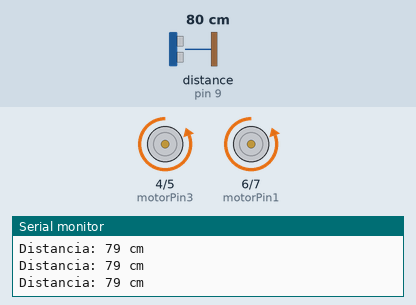
A sketch run on a simulated Arduino Uno, built with avr-gcc and run on an emulated ATmega328P. On the bench: motor-driver pin pairs drawn as motors (green arrow = first pin HIGH = forward, orange = second pin HIGH = backward, longer = more drive), the last lines printed to the serial monitor. Wiring (inferred from the names in the program): ultrasonic range finder: trigger pin 8; echo pin 9. The test bench sets the inputs (shaded band); at power-on: distance to the obstacle (sensor on pin 9) 80 cm. The echo pulse lasts 58.3 µs per cm.

Above: at 1.2 s.
1.3 s: distance to the obstacle (sensor on pin 9) set to 23 cm
2.8 s: distance to the obstacle (sensor on pin 9) set to 19 cm
At 3.4 s:
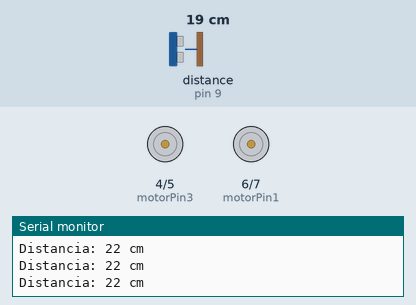
5.8 s: distance to the obstacle (sensor on pin 9) set to 60 cm
At 6.9 s:
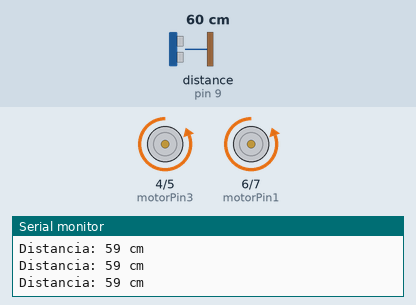
7.3 s: distance to the obstacle (sensor on pin 9) set to 2 cm
At 10.1 s:
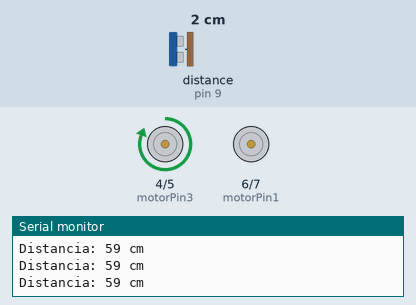
Timing chart, 0 to 11.3 s (numbered marks = the images above; inputs shaded):
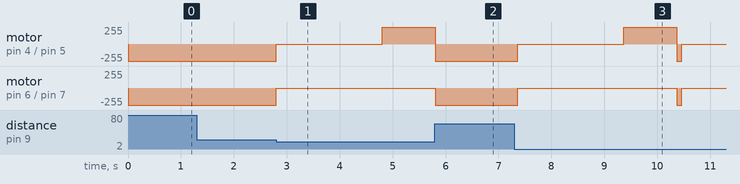

Measured:
- the behaviour switches between 21 and 20 cm on distance to the obstacle (sensor on pin 9) (found by bisection; images 0 and 1)
- after the input at 2.8 s, motor on pin 4 (motorPin3) / pin 5 (motorPin4): backward 255/255 → stopped at once, → forward 255/255 2.0 s later; motor on pin 6 (motorPin1) / pin 7 (motorPin2): backward 255/255 → stopped at once
- after the input at 5.8 s, motor on pin 4 (motorPin3) / pin 5 (motorPin4), motor on pin 6 (motorPin1) / pin 7 (motorPin2): goes on until 5.8 s, then stays backward 255/255
- after the input at 7.3 s, motor on pin 4 (motorPin3) / pin 5 (motorPin4): backward 255/255 → stopped after 0.07 s, → forward 255/255 2.0 s later, → backward 255/255 1.0 s later, → stopped 0.10 s later; motor on pin 6 (motorPin1) / pin 7 (motorPin2): backward 255/255 → stopped after 0.07 s, → backward 255/255 3.0 s later, → stopped 0.10 s later

The sketch:

laberinto2.ino
```cpp
  const int trigPin = 8;    // Pin de trig del sensor de ultrasonido
const int echoPin = 9;    // Pin de echo del sensor de ultrasonido
const int motorPin1 = 6;  // Pin 1 del puente H para controlar el motor 1 (IN1)
const int motorPin2 = 7;  // Pin 2 del puente H para controlar el motor 1 (IN2)
const int motorPin3 = 4;  // Pin 1 del puente H para controlar el motor 2 (IN3)
const int motorPin4 = 5;  // Pin 2 del puente H para controlar el motor 2 (IN4)

const int distanceThreshold = 20; // Umbral de distancia para detectar obstáculos
const int clearThreshold = 25;    // Umbral de distancia para dejar de girar

void setup() {
  Serial.begin(9600);
  pinMode(trigPin, OUTPUT);
  pinMode(echoPin, INPUT);
  pinMode(motorPin1, OUTPUT);
  pinMode(motorPin2, OUTPUT);
  pinMode(motorPin3, OUTPUT);
  pinMode(motorPin4, OUTPUT);
}

void loop() {
  long distance = getDistance();

  if (distance < distanceThreshold) {
    // Detener el carrito por 2 segundos
    detenerCarrito();
    delay(2000);

    // Girar en su propio eje (solo rueda derecha hacia atrás)
    girarEnPropioEje();
    delay(1000); // Gira por 1 segundo

    // Detener el giro en su propio eje
    detenerCarrito();

    // Esperar hasta que no haya obstáculo o se supere el umbral de distancia para dejar de girar
    while (distance < distanceThreshold && distance > clearThreshold) {
      distance = getDistance();
    }

    // Continuar avanzando si no hay obstáculo
    avanzarSimple();
  } else {
    // Continuar avanzando si no hay obstáculo
    avanzarSimple();
  }

  // Muestra información en el monitor serial
  Serial.print("Distancia: ");
  Serial.print(distance);
  Serial.println(" cm");

  delay(100); // Ajusta el retardo según sea necesario
}

long getDistance() {
  long duration, distance;
  digitalWrite(trigPin, LOW);
  delayMicroseconds(2);
  digitalWrite(trigPin, HIGH);
  delayMicroseconds(10);
  digitalWrite(trigPin, LOW);
  duration = pulseIn(echoPin, HIGH);
  distance = (duration / 2) / 29.1;
  return distance;
}

void detenerCarrito() {
  analogWrite(motorPin1, 0);
  analogWrite(motorPin2, 0);
  analogWrite(motorPin3, 0);
  analogWrite(motorPin4, 0);
}

void girarEnPropioEje() {
  // Gira el carrito en su propio eje (solo rueda derecha hacia atrás)
  analogWrite(motorPin1, 0);    // Avanzar rueda izquierda
  analogWrite(motorPin2, 0);    // Detener rueda derecha
  analogWrite(motorPin3, 255);    // Retroceder rueda derecha
  analogWrite(motorPin4, 0);  // Avanzar rueda derecha
}

void avanzarSimple() {
  // Activa los motores para avanzar
  analogWrite(motorPin1, 0);  // Detener rueda izquierda
  analogWrite(motorPin2, 150);    // Avanzar rueda izquierda
  analogWrite(motorPin3, 0);  // Detener rueda derecha
  analogWrite(motorPin4, 255);    // Avanza rueda derecha
}
```
